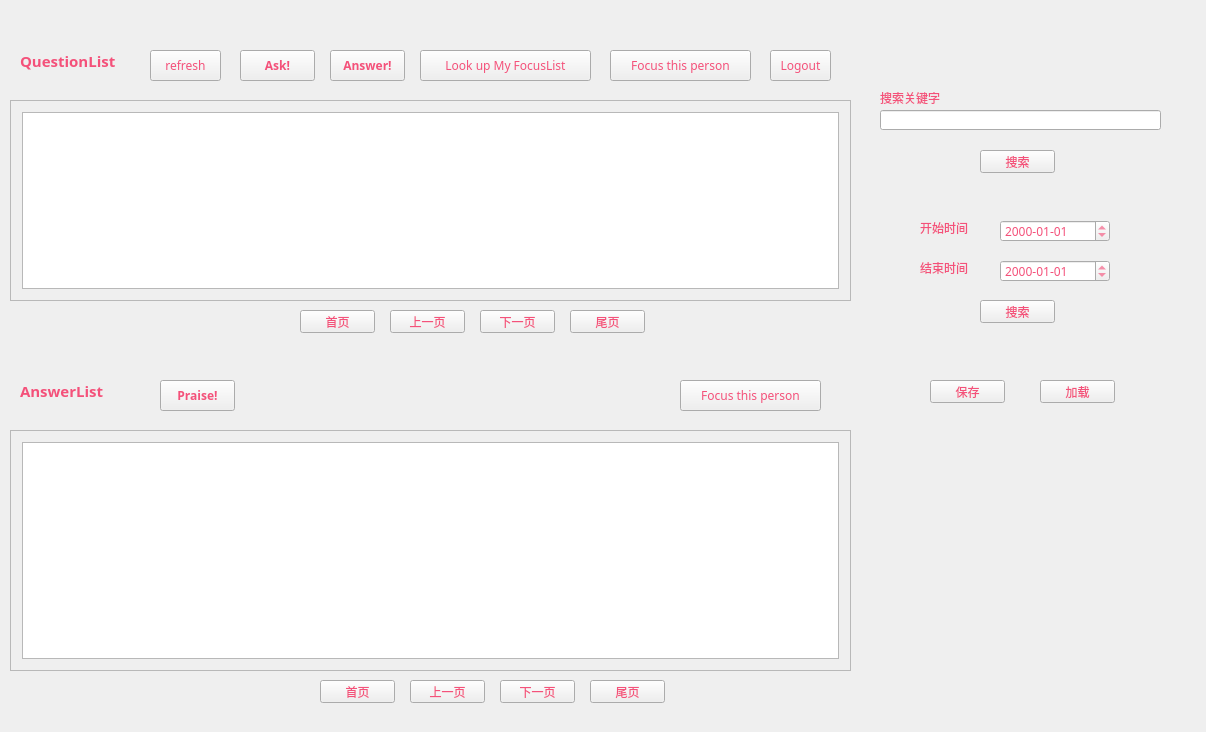
<?xml version="1.0" encoding="UTF-8"?>
<ui version="4.0">
 <class>Widget</class>
 <widget class="QWidget" name="Widget">
  <property name="windowModality">
   <enum>Qt::WindowModal</enum>
  </property>
  <property name="geometry">
   <rect>
    <x>0</x>
    <y>0</y>
    <width>1206</width>
    <height>732</height>
   </rect>
  </property>
  <property name="font">
   <font>
    <family>新蒂黑板报底字</family>
    <pointsize>9</pointsize>
   </font>
  </property>
  <property name="windowTitle">
   <string>Q&amp;A</string>
  </property>
  <property name="windowIcon">
   <iconset resource="img.qrc">
    <normaloff>:/getheadimg.jpg</normaloff>:/getheadimg.jpg</iconset>
  </property>
  <property name="styleSheet">
   <string notr="true">
color: rgb(244, 81, 122);</string>
  </property>
  <widget class="QScrollArea" name="scrollArea">
   <property name="geometry">
    <rect>
     <x>10</x>
     <y>100</y>
     <width>841</width>
     <height>201</height>
    </rect>
   </property>
   <property name="font">
    <font>
     <family>创艺简中圆</family>
    </font>
   </property>
   <property name="widgetResizable">
    <bool>true</bool>
   </property>
   <widget class="QWidget" name="scrollAreaWidgetContents">
    <property name="geometry">
     <rect>
      <x>0</x>
      <y>0</y>
      <width>839</width>
      <height>199</height>
     </rect>
    </property>
    <layout class="QGridLayout" name="gridLayout">
     <item row="0" column="0">
      <widget class="QTableView" name="tableView">
       <property name="enabled">
        <bool>true</bool>
       </property>
       <property name="font">
        <font>
         <family>.萍方-简</family>
         <pointsize>9</pointsize>
        </font>
       </property>
      </widget>
     </item>
    </layout>
   </widget>
  </widget>
  <widget class="QPushButton" name="pushButton">
   <property name="geometry">
    <rect>
     <x>150</x>
     <y>50</y>
     <width>71</width>
     <height>31</height>
    </rect>
   </property>
   <property name="font">
    <font>
     <family>新蒂黑板报底字</family>
    </font>
   </property>
   <property name="text">
    <string>refresh</string>
   </property>
  </widget>
  <widget class="QPushButton" name="pushButton_2">
   <property name="geometry">
    <rect>
     <x>240</x>
     <y>50</y>
     <width>75</width>
     <height>31</height>
    </rect>
   </property>
   <property name="font">
    <font>
     <family>新蒂黑板报底字</family>
     <weight>75</weight>
     <bold>true</bold>
    </font>
   </property>
   <property name="text">
    <string>Ask!</string>
   </property>
  </widget>
  <widget class="QScrollArea" name="scrollArea_2">
   <property name="geometry">
    <rect>
     <x>10</x>
     <y>430</y>
     <width>841</width>
     <height>241</height>
    </rect>
   </property>
   <property name="font">
    <font>
     <family>创艺简中圆</family>
    </font>
   </property>
   <property name="widgetResizable">
    <bool>true</bool>
   </property>
   <widget class="QWidget" name="scrollAreaWidgetContents_2">
    <property name="geometry">
     <rect>
      <x>0</x>
      <y>0</y>
      <width>839</width>
      <height>239</height>
     </rect>
    </property>
    <layout class="QHBoxLayout" name="horizontalLayout">
     <item>
      <widget class="QTableView" name="tableView_2">
       <property name="enabled">
        <bool>true</bool>
       </property>
       <property name="font">
        <font>
         <family>.萍方-简</family>
         <pointsize>9</pointsize>
        </font>
       </property>
      </widget>
     </item>
    </layout>
   </widget>
  </widget>
  <widget class="QLabel" name="label">
   <property name="geometry">
    <rect>
     <x>20</x>
     <y>50</y>
     <width>111</width>
     <height>21</height>
    </rect>
   </property>
   <property name="font">
    <font>
     <family>新蒂黑板报底字</family>
     <pointsize>11</pointsize>
     <weight>75</weight>
     <bold>true</bold>
    </font>
   </property>
   <property name="text">
    <string>QuestionList</string>
   </property>
  </widget>
  <widget class="QLabel" name="label_2">
   <property name="geometry">
    <rect>
     <x>20</x>
     <y>380</y>
     <width>111</width>
     <height>21</height>
    </rect>
   </property>
   <property name="font">
    <font>
     <family>新蒂黑板报底字</family>
     <pointsize>11</pointsize>
     <weight>75</weight>
     <bold>true</bold>
    </font>
   </property>
   <property name="text">
    <string>AnswerList</string>
   </property>
  </widget>
  <widget class="QPushButton" name="pushButton_3">
   <property name="geometry">
    <rect>
     <x>300</x>
     <y>310</y>
     <width>75</width>
     <height>23</height>
    </rect>
   </property>
   <property name="font">
    <font>
     <family>新蒂黑板报底字</family>
    </font>
   </property>
   <property name="text">
    <string>首页</string>
   </property>
  </widget>
  <widget class="QPushButton" name="pushButton_4">
   <property name="geometry">
    <rect>
     <x>390</x>
     <y>310</y>
     <width>75</width>
     <height>23</height>
    </rect>
   </property>
   <property name="font">
    <font>
     <family>新蒂黑板报底字</family>
    </font>
   </property>
   <property name="text">
    <string>上一页</string>
   </property>
  </widget>
  <widget class="QPushButton" name="pushButton_5">
   <property name="geometry">
    <rect>
     <x>480</x>
     <y>310</y>
     <width>75</width>
     <height>23</height>
    </rect>
   </property>
   <property name="font">
    <font>
     <family>新蒂黑板报底字</family>
    </font>
   </property>
   <property name="text">
    <string>下一页</string>
   </property>
  </widget>
  <widget class="QPushButton" name="pushButton_6">
   <property name="geometry">
    <rect>
     <x>570</x>
     <y>310</y>
     <width>75</width>
     <height>23</height>
    </rect>
   </property>
   <property name="font">
    <font>
     <family>新蒂黑板报底字</family>
    </font>
   </property>
   <property name="text">
    <string>尾页</string>
   </property>
  </widget>
  <widget class="QPushButton" name="pushButton_7">
   <property name="geometry">
    <rect>
     <x>500</x>
     <y>680</y>
     <width>75</width>
     <height>23</height>
    </rect>
   </property>
   <property name="font">
    <font>
     <family>新蒂黑板报底字</family>
    </font>
   </property>
   <property name="text">
    <string>下一页</string>
   </property>
  </widget>
  <widget class="QPushButton" name="pushButton_8">
   <property name="geometry">
    <rect>
     <x>320</x>
     <y>680</y>
     <width>75</width>
     <height>23</height>
    </rect>
   </property>
   <property name="font">
    <font>
     <family>新蒂黑板报底字</family>
    </font>
   </property>
   <property name="text">
    <string>首页</string>
   </property>
  </widget>
  <widget class="QPushButton" name="pushButton_9">
   <property name="geometry">
    <rect>
     <x>410</x>
     <y>680</y>
     <width>75</width>
     <height>23</height>
    </rect>
   </property>
   <property name="font">
    <font>
     <family>新蒂黑板报底字</family>
    </font>
   </property>
   <property name="text">
    <string>上一页</string>
   </property>
  </widget>
  <widget class="QPushButton" name="pushButton_10">
   <property name="geometry">
    <rect>
     <x>590</x>
     <y>680</y>
     <width>75</width>
     <height>23</height>
    </rect>
   </property>
   <property name="font">
    <font>
     <family>新蒂黑板报底字</family>
    </font>
   </property>
   <property name="text">
    <string>尾页</string>
   </property>
  </widget>
  <widget class="QPushButton" name="pushButton_11">
   <property name="geometry">
    <rect>
     <x>330</x>
     <y>50</y>
     <width>75</width>
     <height>31</height>
    </rect>
   </property>
   <property name="font">
    <font>
     <family>新蒂黑板报底字</family>
     <weight>75</weight>
     <bold>true</bold>
    </font>
   </property>
   <property name="toolTip">
    <string>请选中某个问题进行回答</string>
   </property>
   <property name="text">
    <string>Answer!</string>
   </property>
  </widget>
  <widget class="QPushButton" name="pushButton_12">
   <property name="geometry">
    <rect>
     <x>770</x>
     <y>50</y>
     <width>61</width>
     <height>31</height>
    </rect>
   </property>
   <property name="font">
    <font>
     <family>新蒂黑板报底字</family>
    </font>
   </property>
   <property name="text">
    <string>Logout</string>
   </property>
  </widget>
  <widget class="QPushButton" name="pushButton_13">
   <property name="geometry">
    <rect>
     <x>160</x>
     <y>380</y>
     <width>75</width>
     <height>31</height>
    </rect>
   </property>
   <property name="font">
    <font>
     <family>新蒂黑板报底字</family>
     <weight>75</weight>
     <bold>true</bold>
    </font>
   </property>
   <property name="toolTip">
    <string>请选中某个问题进行回答</string>
   </property>
   <property name="text">
    <string>Praise!</string>
   </property>
  </widget>
  <widget class="QPushButton" name="pushButton_14">
   <property name="geometry">
    <rect>
     <x>610</x>
     <y>50</y>
     <width>141</width>
     <height>31</height>
    </rect>
   </property>
   <property name="font">
    <font>
     <family>新蒂黑板报底字</family>
    </font>
   </property>
   <property name="text">
    <string>Focus this person</string>
   </property>
  </widget>
  <widget class="QPushButton" name="pushButton_15">
   <property name="geometry">
    <rect>
     <x>680</x>
     <y>380</y>
     <width>141</width>
     <height>31</height>
    </rect>
   </property>
   <property name="font">
    <font>
     <family>新蒂黑板报底字</family>
    </font>
   </property>
   <property name="styleSheet">
    <string notr="true"/>
   </property>
   <property name="text">
    <string>Focus this person</string>
   </property>
  </widget>
  <widget class="QPushButton" name="pushButton_16">
   <property name="geometry">
    <rect>
     <x>420</x>
     <y>50</y>
     <width>171</width>
     <height>31</height>
    </rect>
   </property>
   <property name="font">
    <font>
     <family>新蒂黑板报底字</family>
    </font>
   </property>
   <property name="text">
    <string>Look up My FocusList</string>
   </property>
  </widget>
  <widget class="QLabel" name="label_3">
   <property name="geometry">
    <rect>
     <x>220</x>
     <y>320</y>
     <width>54</width>
     <height>12</height>
    </rect>
   </property>
   <property name="text">
    <string/>
   </property>
  </widget>
  <widget class="QLabel" name="label_4">
   <property name="geometry">
    <rect>
     <x>240</x>
     <y>690</y>
     <width>54</width>
     <height>12</height>
    </rect>
   </property>
   <property name="text">
    <string/>
   </property>
  </widget>
  <widget class="QDateEdit" name="dateEdit_2">
   <property name="geometry">
    <rect>
     <x>1000</x>
     <y>260</y>
     <width>110</width>
     <height>22</height>
    </rect>
   </property>
   <property name="currentSection">
    <enum>QDateTimeEdit::YearSection</enum>
   </property>
   <property name="displayFormat">
    <string>yyyy-MM-dd</string>
   </property>
  </widget>
  <widget class="QLabel" name="label_7">
   <property name="geometry">
    <rect>
     <x>920</x>
     <y>260</y>
     <width>71</width>
     <height>16</height>
    </rect>
   </property>
   <property name="font">
    <font>
     <family>新蒂黑板报底字</family>
    </font>
   </property>
   <property name="text">
    <string>结束时间</string>
   </property>
  </widget>
  <widget class="QLabel" name="label_5">
   <property name="geometry">
    <rect>
     <x>880</x>
     <y>90</y>
     <width>91</width>
     <height>16</height>
    </rect>
   </property>
   <property name="font">
    <font>
     <family>新蒂黑板报底字</family>
    </font>
   </property>
   <property name="text">
    <string>搜索关键字</string>
   </property>
  </widget>
  <widget class="QPushButton" name="pushButton_17">
   <property name="geometry">
    <rect>
     <x>980</x>
     <y>150</y>
     <width>75</width>
     <height>23</height>
    </rect>
   </property>
   <property name="font">
    <font>
     <family>新蒂黑板报底字</family>
    </font>
   </property>
   <property name="text">
    <string>搜索</string>
   </property>
  </widget>
  <widget class="QPushButton" name="pushButton_20">
   <property name="enabled">
    <bool>true</bool>
   </property>
   <property name="geometry">
    <rect>
     <x>1040</x>
     <y>380</y>
     <width>75</width>
     <height>23</height>
    </rect>
   </property>
   <property name="font">
    <font>
     <family>新蒂黑板报底字</family>
    </font>
   </property>
   <property name="text">
    <string>加载</string>
   </property>
  </widget>
  <widget class="QLineEdit" name="lineEdit">
   <property name="geometry">
    <rect>
     <x>880</x>
     <y>110</y>
     <width>281</width>
     <height>20</height>
    </rect>
   </property>
   <property name="font">
    <font>
     <family>华康少女文字W5(P)</family>
    </font>
   </property>
  </widget>
  <widget class="QDateEdit" name="dateEdit">
   <property name="geometry">
    <rect>
     <x>1000</x>
     <y>220</y>
     <width>110</width>
     <height>22</height>
    </rect>
   </property>
   <property name="currentSection">
    <enum>QDateTimeEdit::YearSection</enum>
   </property>
   <property name="displayFormat">
    <string>yyyy-MM-dd</string>
   </property>
  </widget>
  <widget class="QPushButton" name="pushButton_19">
   <property name="geometry">
    <rect>
     <x>930</x>
     <y>380</y>
     <width>75</width>
     <height>23</height>
    </rect>
   </property>
   <property name="font">
    <font>
     <family>新蒂黑板报底字</family>
    </font>
   </property>
   <property name="text">
    <string>保存</string>
   </property>
  </widget>
  <widget class="QLabel" name="label_6">
   <property name="geometry">
    <rect>
     <x>920</x>
     <y>220</y>
     <width>71</width>
     <height>16</height>
    </rect>
   </property>
   <property name="font">
    <font>
     <family>新蒂黑板报底字</family>
    </font>
   </property>
   <property name="text">
    <string>开始时间</string>
   </property>
  </widget>
  <widget class="QPushButton" name="pushButton_18">
   <property name="geometry">
    <rect>
     <x>980</x>
     <y>300</y>
     <width>75</width>
     <height>23</height>
    </rect>
   </property>
   <property name="font">
    <font>
     <family>新蒂黑板报底字</family>
    </font>
   </property>
   <property name="text">
    <string>搜索</string>
   </property>
  </widget>
 </widget>
 <layoutdefault spacing="6" margin="11"/>
 <resources>
  <include location="img.qrc"/>
 </resources>
 <connections/>
</ui>
